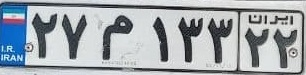
%> input picture Matlab_Projects/CA2/p2/plate.jpg, 306 x 75 px
$ octave p2.m   (GNU Octave 9; MATLAB toolbox functions it lacks are replaced by stand-ins)
%> lines starting %> are read from the running program, lines starting %| are printed output that depends on the picture; in (x1, y1, x2, y2) boxes, pixels count from 0 and x2, y2 are one past the last pixel; in counts of white or black regions, pixels touching at a corner belong together; the program's own positions count from 1
clc; clear; close all;

[filename, pathname] = uigetfile({'*.jpg;*.png;*.jpeg'}, 'Select Plate Image');
%> the answer given: plate.jpg
if isequal(filename,0)
    return;
end

img = imread(fullfile(pathname, filename));
%> img is the input picture: size 75x306x3 uint8; mean R, G, B 161.1, 168.2, 174
img = imresize(img, [300 500]);
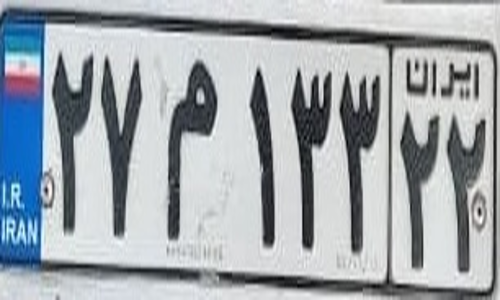
%> img: size 300x500x3 uint8; mean R, G, B 161.1, 168.2, 174
gray = rgb2gray(img);
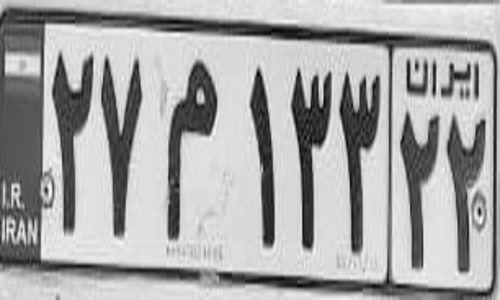
%> gray: size 300x500 uint8; min 0, max 255, mean 166.8
bw = imbinarize(gray);
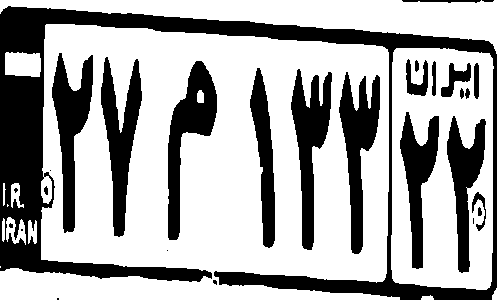
%> bw: size 300x500 logical; 66.6% white; 29 black regions (8 under 20 px), largest, box (x1, y1, x2, y2) and area: (0, 6, 497, 300) 23333, (168, 61, 217, 240) 3492, (339, 72, 380, 254) 3462
bw = imcomplement(bw);
bw = bwareaopen(bw, 80);
%> bw: size 300x500 logical; 33.3% white; 15 white regions

[L, num] = bwlabel(bw);
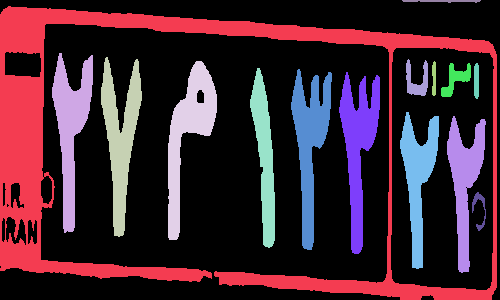
%> L: size 300x500 double; 16 distinct labels, from 0 to 15; one colour per label, 0 black
%> num = 15
stats = regionprops(L, 'BoundingBox');
%> stats = 15 regions; largest, box (x1, y1, x2, y2): (0, 6, 497, 300), (168, 61, 217, 240), (339, 72, 380, 254), (291, 69, 332, 250), (52, 53, 93, 233)

if num == 0
    error('No characters detected.');
end

[~, idx] = sort(arrayfun(@(x)x.BoundingBox(1), stats));
%> idx = [1; 2; 3; 4; 5; 6; 7; 8; 9; 10; 11; 12; 13; 14; 15]
stats = stats(idx);

db_files = dir(fullfile('database', '*.png'));
if isempty(db_files)
%> (the run ends here)
